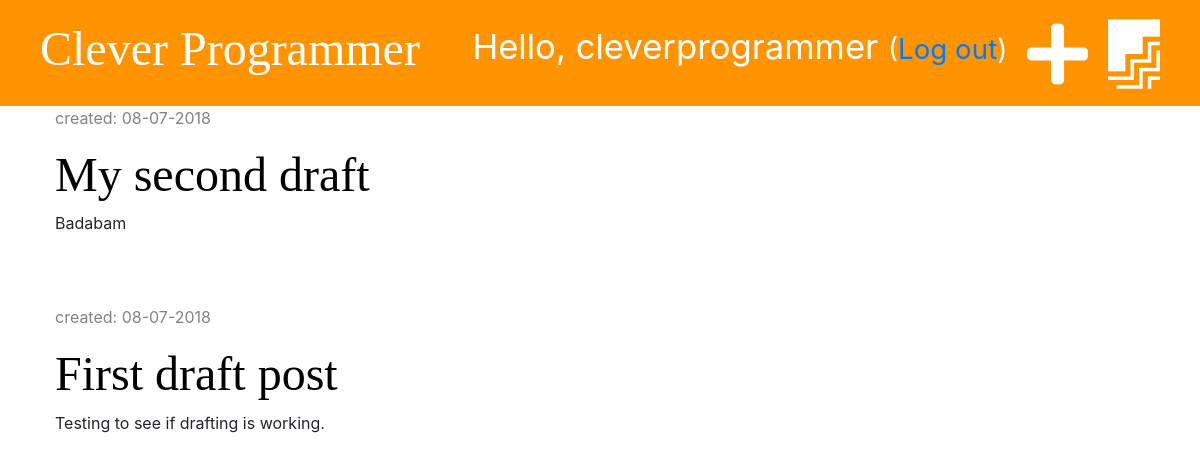
/drafts/ (signed in), run on an earlier commit of the app's database.
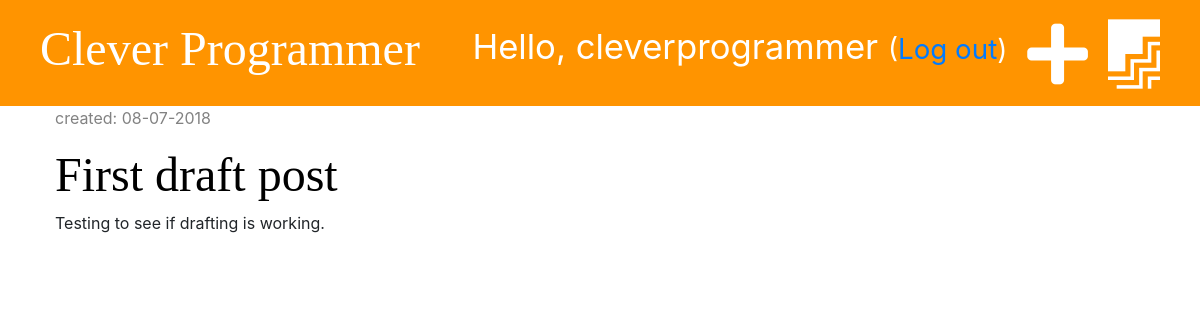
And on a later commit of the database.
### blog/models.py (models this page shows, shortened)
class Post(models.Model):
    author = models.ForeignKey('auth.User', on_delete=models.CASCADE)
    title = models.CharField(max_length=200)
    text = models.TextField()
    created_date = models.DateTimeField(default=timezone.now)
    published_date = models.DateTimeField(blank=True, null=True)

### blog/views.py (the view)
# urls.py: path('drafts/', views.post_draft_list, name='post_draft_list'),
@login_required
def post_draft_list(request):
    posts = Post.objects.filter(published_date__isnull=True).order_by('-created_date')
    stuff_for_frontend = {'posts': posts}
    return render(request, 'blog/post_draft_list.html', stuff_for_frontend)

### blog/templates/blog/post_draft_list.html (shortened to what this page needs)
{% extends 'blog/base.html' %}
{% block content %}
    {% for post in posts %}
        <div class="post">
            <p class="date">created: {{ post.created_date|date:'m-d-Y' }}</p>
            <h1><a href="{% url 'post_detail' pk=post.pk %}">{{ post.title }}</a></h1>
            <p>{{ post.text|truncatechars:50 }}</p>
        </div>
    {% endfor %}
{% endblock %}

What changed in the data, as far as the page shows it:
no longer on this page (row edited): Post: created_date "08-07-2018", title "My second draft", text "Badabam"
